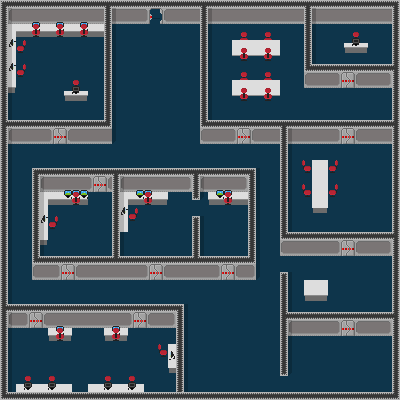

Tiled map render using the project's own tile images. Description and the map definition, with tile-layer contents summarised, below:
An orthogonal 50x50 tile map with 8x8 px tiles, 18 tile layers (Floor, Walls, OverWalls, Shadows, ...) and 122 objects (closedDoor1, closedDoor5, closedDoor6, closedDoor7, closedDoor8, ...).

<map version="1.0" tiledversion="1.1.5" orientation="orthogonal" renderorder="right-down" width="50" height="50" tilewidth="8" tileheight="8" infinite="0" nextobjectid="196">
 <tileset firstgid="1" source="tiles_9.tsx" />
 <layer name="Floor" width="50" height="50">
  <data>[2500 cells, 2500 non-empty, 1 distinct tile ids]</data>
 </layer>
 <layer name="Walls" width="50" height="50">
  <data>[2500 cells, 1034 non-empty, 36 distinct tile ids]</data>
 </layer>
 <layer name="OverWalls" width="50" height="50">
  <data>[2500 cells, 238 non-empty, 18 distinct tile ids]</data>
 </layer>
 <layer name="Shadows" width="50" height="50">
  <data>[2500 cells, 162 non-empty, 2 distinct tile ids]</data>
 </layer>
 <layer name="nonblocking0" width="50" height="50">
  <data>[2500 cells, 47 non-empty, 11 distinct tile ids]</data>
 </layer>
 <layer name="nonblocking" width="50" height="50">
  <data>[2500 cells, 24 non-empty, 4 distinct tile ids]</data>
 </layer>
 <layer name="closedDoor1" width="50" height="50">
  <data>[2500 cells, 6 non-empty, 6 distinct tile ids]</data>
 </layer>
 <layer name="closedDoor2" width="50" height="50">
  <data>[2500 cells, 6 non-empty, 6 distinct tile ids]</data>
 </layer>
 <layer name="closedDoor3" width="50" height="50">
  <data>[2500 cells, 6 non-empty, 6 distinct tile ids]</data>
 </layer>
 <layer name="closedDoor4" width="50" height="50">
  <data>[2500 cells, 6 non-empty, 6 distinct tile ids]</data>
 </layer>
 <layer name="closedDoor5" width="50" height="50">
  <data>[2500 cells, 6 non-empty, 6 distinct tile ids]</data>
 </layer>
 <layer name="closedDoor6" width="50" height="50">
  <data>[2500 cells, 6 non-empty, 6 distinct tile ids]</data>
 </layer>
 <layer name="closedDoor7" width="50" height="50">
  <data>[2500 cells, 6 non-empty, 6 distinct tile ids]</data>
 </layer>
 <layer name="closedDoor8" width="50" height="50">
  <data>[2500 cells, 6 non-empty, 6 distinct tile ids]</data>
 </layer>
 <layer name="closedDoor9" width="50" height="50">
  <data>[2500 cells, 6 non-empty, 6 distinct tile ids]</data>
 </layer>
 <layer name="closedDoor10" width="50" height="50">
  <data>[2500 cells, 6 non-empty, 6 distinct tile ids]</data>
 </layer>
 <layer name="closedDoor11" width="50" height="50">
  <data>[2500 cells, 6 non-empty, 6 distinct tile ids]</data>
 </layer>
 <layer name="closedDoor12" width="50" height="50">
  <data>[2500 cells, 6 non-empty, 6 distinct tile ids]</data>
 </layer>
 <objectgroup name="collision">
  <object id="17" x="1.25" y="23.75" width="105.875" height="9.875" />
  <object id="18" x="104.375" y="-4.125" width="6.875" height="148" />
  <object id="19" x="3" y="31.125" width="12.5" height="59.5" />
  <object id="21" x="1.875" y="123.625" width="50.875" height="20.3478" />
  <object id="22" x="66.75" y="123.5" width="44.4946" height="20.4728" />
  <object id="23" x="-7.625" y="-2.375" width="156.375" height="26.5" />
  <object id="24" x="162.875" y="-3" width="244.75" height="27" />
  <object id="25" x="200" y="-9.125" width="7.75" height="141.5" />
  <object id="26" x="250.75" y="124" width="90.25" height="19.9239" />
  <object id="27" x="354.75" y="123.807" width="44.5" height="20.1171" />
  <object id="28" x="280.125" y="137.75" width="7.75" height="106.5" />
  <object id="29" x="280" y="236" width="61.125" height="20.0083" />
  <object id="30" x="354.75" y="236" width="42.75" height="19.9778" />
  <object id="31" x="392.125" y="-4.25" width="11.5" height="407.5" />
  <object id="32" x="-4.75" y="391.875" width="410" height="10.375" />
  <object id="33" x="-3" y="-13.625" width="10.75" height="418.5" />
  <object id="36" x="143.75" y="-15.875" width="24.125" height="18.125" />
  <object id="37" x="65.5" y="92" width="20.5" height="7.25" />
  <object id="38" x="305.511" y="280.25" width="20.7386" height="18.7955" />
  <object id="39" x="355" y="315.75" width="53.75" height="20.125" />
  <object id="41" x="283.875" y="315.875" width="57" height="20" />
  <object id="42" x="280.125" y="272.25" width="7.625" height="103.375" />
  <object id="43" x="312.875" y="160.182" width="14" height="52.1932" />
  <object id="44" x="304.875" y="168.659" width="29.875" height="6.32955" />
  <object id="45" x="305.875" y="192.318" width="29" height="7.13636" />
  <object id="46" x="355" y="67.875" width="41.5" height="20.125" />
  <object id="47" x="305.875" y="68" width="35" height="20" />
  <object id="48" x="304.125" y="-7.25" width="7.625" height="95.25" />
  <object id="49" x="346.125" y="44.75" width="19.75" height="6.75" />
  <object id="50" x="232.75" y="40.5" width="46.625" height="13.25" />
  <object id="51" x="241" y="38.125" width="6" height="20.875" />
  <object id="52" x="264.875" y="38.25" width="6.25" height="20.5" />
  <object id="53" x="232.875" y="80.375" width="46.375" height="13.625" />
  <object id="54" x="240.875" y="78.125" width="6" height="20.75" />
  <object id="55" x="265.125" y="78.125" width="5.875" height="21" />
  <object id="56" x="8.5" y="72.4205" width="15.1364" height="6.17045" />
  <object id="57" x="4" y="48.0682" width="20.0568" height="6.59091" />
  <object id="58" x="35.0114" y="171.739" width="57.7614" height="19.9432" />
  <object id="59" x="34.875" y="190.375" width="53.25" height="11.625" />
  <object id="60" x="36.5" y="197.375" width="11.5" height="42.5" />
  <object id="61" x="35" y="224" width="20.625" height="6.76136" />
  <object id="62" x="32.125" y="171.75" width="7.625" height="107.875" />
  <object id="63" x="33.5" y="260.125" width="27.375" height="19.625" />
  <object id="65" x="75.125" y="260" width="73.5" height="20" />
  <object id="66" x="106.5" y="171.75" width="145.5" height="20.125" />
  <object id="67" x="112.25" y="187.875" width="15.75" height="43.875" />
  <object id="68" x="123.125" y="189.875" width="43.625" height="14.75" />
  <object id="69" x="121.375" y="216.909" width="14.5" height="6.51136" />
  <object id="70" x="192" y="186.875" width="7.75" height="13" />
  <object id="71" x="112.125" y="230.125" width="8" height="31.125" />
  <object id="72" x="162.875" y="260.125" width="58" height="19.8125" />
  <object id="73" x="192.125" y="216.25" width="7.625" height="46.5" />
  <object id="75" x="234.875" y="259.875" width="20.75" height="20.0938" />
  <object id="76" x="248" y="172.125" width="7.625" height="92.375" />
  <object id="77" x="209.25" y="188.875" width="41.125" height="12.625" />
  <object id="78" x="-4.875" y="308.25" width="33.75" height="19.5" />
  <object id="79" x="42.875" y="308.125" width="90.375" height="19.625" />
  <object id="80" x="147" y="308.125" width="33.375" height="19.75" />
  <object id="81" x="176.125" y="308.125" width="7.875" height="98.1875" />
  <object id="82" x="16.0625" y="384" width="55.75" height="10.5" />
  <object id="83" x="25" y="381.875" width="6" height="8.625" />
  <object id="84" x="48.875" y="381.938" width="6" height="5.9375" />
  <object id="85" x="88.0625" y="384.062" width="55.9375" height="12.3125" />
  <object id="86" x="105.062" y="382.062" width="5.875" height="5.8125" />
  <object id="87" x="128.875" y="381.875" width="6" height="5.4375" />
  <object id="88" x="49.0625" y="326.125" width="21.8125" height="12.4375" />
  <object id="89" x="105.062" y="326.5" width="21.8125" height="11.9375" />
  <object id="90" x="169.098" y="343.978" width="11.1522" height="27.4457" />
  <object id="91" x="160.913" y="352.182" width="13.663" height="6.86166" />
  <object id="92" x="200" y="124" width="37.625" height="20" />
 </objectgroup>
 <objectgroup name="doors">
  <!-- 52 objects omitted --></objectgroup>
 <objectgroup name="StartingPoint">
  <!-- 40 objects omitted --></objectgroup>
 <objectgroup name="pathfinding">
  <!-- 38 objects omitted --></objectgroup>
</map>
<!-- 52 of 122 objects omitted -->
